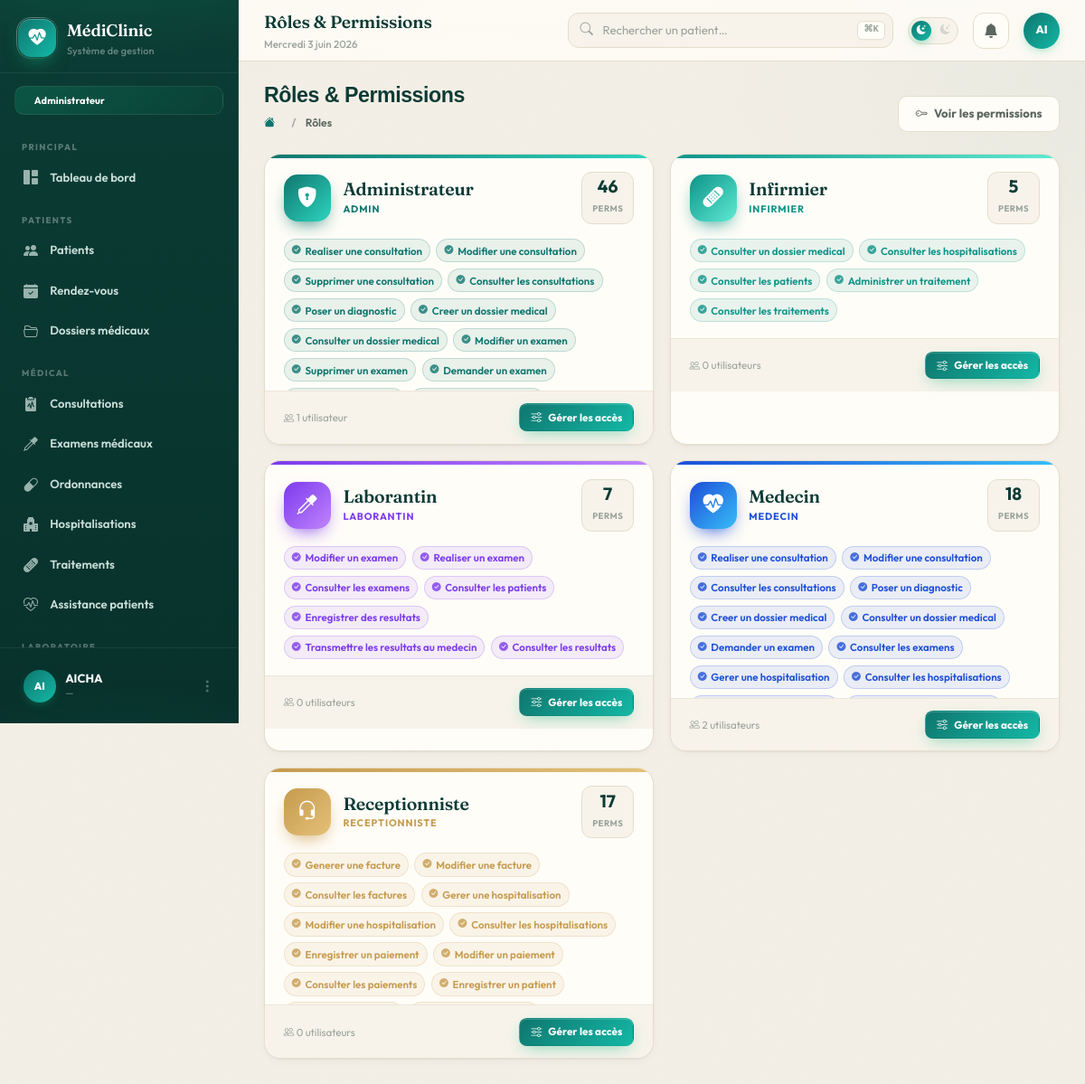
/comptes/roles/ (signed in), run on the app's committed database.
### comptes/models.py (models this page shows, shortened)
class Role(models.Model):
    ROLE_CHOICES = [
        ('admin', 'Administrateur'),
        ('medecin', 'Medecin'),
        ('laborantin', 'Laborantin'),
        ('infirmier', 'Infirmier'),
        ('receptionniste', 'Receptionniste'),
    ]
    code = models.CharField(max_length=30, unique=True, choices=ROLE_CHOICES)
    libelle = models.CharField(max_length=100)
    description = models.TextField(blank=True)
    permissions = models.ManyToManyField(Permission, blank=True, related_name='roles')
    class Meta:
        ordering = ['libelle']

class Permission(models.Model):
    code = models.CharField(max_length=100, unique=True)
    libelle = models.CharField(max_length=200)
    description = models.TextField(blank=True)
    class Meta:
        ordering = ['code']

class Profil(models.Model):
    user = models.OneToOneField(User, on_delete=models.CASCADE, related_name='profil')
    role = models.ForeignKey(Role, on_delete=models.PROTECT, related_name='profils')
    telephone = models.CharField(max_length=20, blank=True)
    adresse = models.TextField(blank=True)
    medecin = models.OneToOneField(
        'personnel.Medecin', on_delete=models.SET_NULL, null=True, blank=True, related_name='profil')
    infirmier = models.OneToOneField(
        'personnel.Infirmier', on_delete=models.SET_NULL, null=True, blank=True, related_name='profil')
    laborantin = models.OneToOneField(
        'personnel.Laborantin', on_delete=models.SET_NULL, null=True, blank=True, related_name='profil')
    receptionniste = models.OneToOneField(
        'personnel.Receptionniste', on_delete=models.SET_NULL, null=True, blank=True, related_name='profil')
    date_creation = models.DateTimeField(auto_now_add=True)

### comptes/views.py (the view)
# urls.py: path('roles/', views.roles_liste, name='roles_liste'),
@admin_required
def roles_liste(request):
    roles = Role.objects.prefetch_related('permissions').all()
    return render(request, 'comptes/roles_liste.html', {'roles': roles})

### comptes/context_processors.py (called while the page is built)
def _user_permissions(request):
    user = request.user
    if not user.is_authenticated:
        return set()
    role = get_role(user)
    if role == 'admin':
        from .models import Permission
        return set(Permission.objects.values_list('code', flat=True))
    try:
        return set(user.profil.role.permissions.values_list('code', flat=True))
    except Exception:
        return set()

def role_context(request):
    role = get_role(request.user) if request.user.is_authenticated else None
    codes = _user_permissions(request)
    return {
        'user_role': role,
        'is_admin': role == 'admin',
        'is_medecin': role == 'medecin',
        'is_laborantin': role == 'laborantin',
        'is_infirmier': role == 'infirmier',
        'is_receptionniste': role == 'receptionniste',
        'user_permissions': codes,
        'perms': _PermLookup(codes),
    }

### templates/comptes/roles_liste.html (shortened to what this page needs)
{% extends 'base.html' %}
{% block page_title %}Rôles & Permissions{% endblock %}
{% block page_heading %}Rôles & Permissions{% endblock %}
{% block breadcrumb %}<li class="breadcrumb-item active">Rôles</li>{% endblock %}
{% block page_actions %}
<a href="{% url 'comptes:permissions_liste' %}" class="btn-c btn-outline-c"><i class="bi bi-key"></i> Voir les permissions</a>
{% endblock %}
{% block content %}
<div class="role-grid">
  {% for r in roles %}
  <div class="role-card"
       style="
       {% if r.code == 'admin' %}--rc:#0f766e;--rc2:#2dd4bf;
       {% elif r.code == 'medecin' %}--rc:#1d4ed8;--rc2:#38bdf8;
       {% elif r.code == 'laborantin' %}--rc:#7c3aed;--rc2:#c084fc;
       {% elif r.code == 'infirmier' %}--rc:#0d9488;--rc2:#5eead4;
       {% elif r.code == 'receptionniste' %}--rc:#c69a4e;--rc2:#e3c178;
       {% else %}--rc:#0f766e;--rc2:#2dd4bf;{% endif %}
       animation-delay:{{ forloop.counter0|add:1 }}0ms">
    <div class="role-hd">
      <div class="role-ico">
        {% if r.code == 'admin' %}<i class="bi bi-shield-lock-fill"></i>
        {% elif r.code == 'medecin' %}<i class="bi bi-heart-pulse-fill"></i>
        {% elif r.code == 'laborantin' %}<i class="bi bi-eyedropper"></i>
        {% elif r.code == 'infirmier' %}<i class="bi bi-bandaid-fill"></i>
        {% elif r.code == 'receptionniste' %}<i class="bi bi-headset"></i>
        {% else %}<i class="bi bi-person-badge-fill"></i>{% endif %}
      </div>
      <div class="role-meta">
        <div class="role-name">{{ r.libelle }}</div>
        <div class="role-code">{{ r.code }}</div>
      </div>
      <div class="role-count">
        <b>{{ r.permissions.all|length }}</b>
        <span>perms</span>
      </div>
    </div>
    <div class="role-perms">
      {% for p in r.permissions.all %}
        <span class="perm-chip"><i class="bi bi-check-circle-fill"></i>{{ p.libelle }}</span>
      {% empty %}
        <span class="perm-empty">Aucune permission attribuée.</span>
      {% endfor %}
    </div>
    <div class="role-foot">
      <small><i class="bi bi-people"></i> {{ r.profils.all|length }} utilisateur{{ r.profils.all|length|pluralize }}</small>
      <a href="{% url 'comptes:role_modifier' r.pk %}" class="btn-c btn-sm-c btn-primary-c"><i class="bi bi-sliders"></i> Gérer les accès</a>
    </div>
  </div>
  {% endfor %}
</div>
{% endblock %}

### templates/base.html (shortened to what this page needs)
{% load static %}
<!DOCTYPE html>
<html lang="fr" data-theme="light" data-role="{{ user_role|default:'admin' }}">
<head>
  <link href="https://cdn.jsdelivr.net/npm/bootstrap@5.3.3/dist/css/bootstrap.min.css" rel="stylesheet">
  <link href="https://cdn.jsdelivr.net/npm/bootstrap-icons@1.11.3/font/bootstrap-icons.min.css" rel="stylesheet">
  <script src="https://cdn.tailwindcss.com"></script>
</head>
<body>
<aside id="sidebar">
  <div class="sb-brand">
    <div class="sb-logo"><i class="bi bi-heart-pulse-fill"></i></div>
    <div>
      <div class="sb-name">MédiClinic</div>
      <div class="sb-sub">Système de gestion</div>
    </div>
  </div>
  {% if is_medecin %}
    <div class="sb-role-badge" style="background:linear-gradient(135deg,rgba(20,184,166,.22),rgba(20,184,166,.05))"><i class="bi bi-clipboard2-pulse-fill" style="color:#5eead4"></i> Médecin</div>
  {% elif is_laborantin %}
    <div class="sb-role-badge" style="background:linear-gradient(135deg,rgba(168,85,247,.22),rgba(168,85,247,.05))"><i class="bi bi-eyedropper-fill" style="color:#c4b5fd"></i> Laborantin</div>
  {% elif is_infirmier %}
    <div class="sb-role-badge" style="background:linear-gradient(135deg,rgba(245,158,11,.22),rgba(245,158,11,.05))"><i class="bi bi-bandaid-fill" style="color:#fbbf24"></i> Infirmier</div>
  {% elif is_receptionniste %}
    <div class="sb-role-badge" style="background:linear-gradient(135deg,rgba(239,68,68,.22),rgba(239,68,68,.05))"><i class="bi bi-telephone-fill" style="color:#fca5a5"></i> Réceptionniste</div>
  {% else %}
    <div class="sb-role-badge" style="background:linear-gradient(135deg,rgba(16,185,129,.22),rgba(16,185,129,.05))"> Administrateur</div>
  {% endif %}
  <nav class="sb-nav">
    <div class="sb-section">Principal</div>
    <a href="{% url 'dashboard' %}" class="sb-link {% block nav_dashboard %}{% endblock %}">
      <i class="bi bi-grid-1x2-fill"></i> Tableau de bord
    </a>
    {% if 'patient.view' in user_permissions or 'rdv.view' in user_permissions or 'dossier.view' in user_permissions %}
    <div class="sb-section">Patients</div>
    {% endif %}
    {% if 'patient.view' in user_permissions %}
    <a href="{% url 'patients:liste' %}" class="sb-link {% block nav_patients %}{% endblock %}">
      <i class="bi bi-people-fill"></i> Patients
    </a>
    {% endif %}
    {% if 'rdv.view' in user_permissions %}
    <a href="{% url 'consultation:rdv_liste' %}" class="sb-link {% block nav_rdv %}{% endblock %}">
      <i class="bi bi-calendar-check-fill"></i> Rendez-vous
    </a>
    {% endif %}
    {% if 'dossier.view' in user_permissions %}
    <a href="{% url 'consultation:dossiers' %}" class="sb-link {% block nav_dossiers %}{% endblock %}">
      <i class="bi bi-folder2-open"></i> Dossiers médicaux
    </a>
    {% endif %}
    {% if 'consultation.view' in user_permissions or 'examen.view' in user_permissions or 'ordonnance.view' in user_permissions or 'hospitalisation.view' in user_permissions or 'traitement.view' in user_permissions %}
    <div class="sb-section">Médical</div>
    {% endif %}
    {% if 'consultation.view' in user_permissions %}
    <a href="{% url 'consultation:liste' %}" class="sb-link {% block nav_consultations %}{% endblock %}">
      <i class="bi bi-clipboard2-pulse-fill"></i> Consultations
    </a>
    {% endif %}
    {% if 'examen.view' in user_permissions %}
    <a href="{% url 'consultation:examens' %}" class="sb-link {% block nav_examens %}{% endblock %}">
      <i class="bi bi-eyedropper"></i> Examens médicaux
    </a>
    {% endif %}
    {% if 'ordonnance.view' in user_permissions %}
    <a href="{% url 'consultation:ordonnances' %}" class="sb-link {% block nav_ordonnances %}{% endblock %}">
      <i class="bi bi-capsule"></i> Ordonnances
    </a>
    {% endif %}
    {% if 'hospitalisation.view' in user_permissions %}
    <a href="{% url 'consultation:hospitalisations' %}" class="sb-link {% block nav_hospit %}{% endblock %}">
      <i class="bi bi-hospital-fill"></i> Hospitalisations
    </a>
    {% endif %}
    {% if 'traitement.view' in user_permissions %}
    <a href="{% url 'consultation:traitements' %}" class="sb-link {% block nav_traitements %}{% endblock %}">
      <i class="bi bi-bandaid-fill"></i> Traitements
    </a>
    {% endif %}
    {% if 'traitement.administrer' in user_permissions %}
    <a href="{% url 'consultation:assistances' %}" class="sb-link">
      <i class="bi bi-heart-pulse"></i> Assistance patients
    </a>
    {% endif %}
    {% if 'resultat.view' in user_permissions %}
    <div class="sb-section">Laboratoire</div>
    {% endif %}
  </nav>
  <div class="sb-footer">
    <div class="dropdown">
      <div class="sb-user" data-bs-toggle="dropdown">
        <div class="sb-av">{{ request.user.username|slice:":2"|upper }}</div>
        <div style="min-width:0;flex:1">
          <div class="sb-uname text-truncate">{{ request.user.get_full_name|default:request.user.username }}</div>
          <div class="sb-urole text-truncate">{{ request.user.email|default:'—' }}</div>
        </div>
        <i class="bi bi-three-dots-vertical" style="color:rgba(255,255,255,.3)"></i>
      </div>
    </div>
  </div>
</aside>
<div id="main">
  <div class="topbar">
    <div class="me-auto" style="min-width:0">
      <div class="tb-title text-truncate">{% block page_title %}{% endblock %}</div>
      <div class="tb-date" id="tbDate"></div>
    </div>
    <div class="tb-search d-none d-md-block">
      <form action="{% url 'patients:liste' %}" method="get" style="margin:0">
        <input type="text" name="q" placeholder="Rechercher un patient…" value="{{ request.GET.q }}">
      </form>
      <kbd>⌘K</kbd>
    </div>
    <div class="theme-toggle" onclick="toggleTheme()" title="Mode sombre / jour">
      <i class="bi bi-sun-fill t-sun"></i>
      <i class="bi bi-moon-stars-fill t-moon"></i>
      <div class="t-knob"><i class="bi bi-moon-stars-fill"></i></div>
    </div>
    <div class="dropdown">
      <div class="tb-btn" data-bs-toggle="dropdown" role="button">
        <i class="bi bi-bell-fill"></i>
      </div>
    </div>
    <div class="dropdown">
      <div class="sb-av" style="cursor:pointer;width:40px;height:40px;font-size:.78rem" data-bs-toggle="dropdown" role="button">
        {{ request.user.username|slice:":2"|upper }}
      </div>
    </div>
  </div>
  <div class="content">
    <div class="page-hdr">
      <div>
        <div class="page-hdr-title">{% block page_heading %}{% endblock %}</div>
        <nav aria-label="breadcrumb">
          <ol class="breadcrumb mt-2">
            <li class="breadcrumb-item"><a href="{% url 'dashboard' %}"><i class="bi bi-house-fill"></i></a></li>
            {% block breadcrumb %}{% endblock %}
          </ol>
        </nav>
      </div>
      <div class="d-flex gap-2 flex-wrap">{% block page_actions %}{% endblock %}</div>
    </div>
    {% block content %}{% endblock %}
  </div>
</div>
</body>
</html>

### templates/comptes/roles_liste.html (style rules this page uses)
.role-grid { display: grid; grid-template-columns: repeat(auto-fill, minmax(420px, 1fr)); gap: 1.1rem; }
.role-card { position: relative; background: var(--card-bg); border: 1px solid var(--card-border); border-radius: 1.15rem; overflow: hidden; box-shadow: var(--shadow-sm); transition: transform .28s ease, box-shadow .28s ease, border-color .28s ease; animation: fadeUp .5s ease both; }
.role-card::before { content: ''; position: absolute; inset: 0 0 auto 0; height: 4px; background: linear-gradient(90deg, var(--rc, var(--primary)), var(--rc2, var(--accent))); }
.role-hd { display: flex; align-items: center; gap: .85rem; padding: 1.2rem 1.3rem 1rem; }
.role-ico { width: 52px; height: 52px; border-radius: .95rem; flex-shrink: 0; display: inline-flex; align-items: center; justify-content: center; font-size: 1.4rem; color: #fff; background: linear-gradient(135deg, var(--rc, var(--primary)), var(--rc2, var(--accent))); box-shadow: 0 8px 20px -8px var(--rc, var(--primary)); }
.role-meta { flex: 1; min-width: 0; }
.role-name { font-family: 'Fraunces', serif; font-weight: 600; font-size: 1.22rem; color: var(--text-primary); line-height: 1.15; letter-spacing: -.01em; }
.role-code { font-size: .68rem; font-weight: 700; letter-spacing: .08em; text-transform: uppercase; color: var(--rc, var(--primary)); margin-top: .15rem; }
.role-count { flex-shrink: 0; text-align: center; padding: .4rem .7rem; border-radius: .7rem; background: var(--input-bg); border: 1px solid var(--card-border); }
.role-count b { font-family: 'Outfit', sans-serif; font-size: 1.2rem; font-weight: 700; color: var(--text-primary); display: block; line-height: 1; }
.role-count span { font-size: .6rem; font-weight: 700; text-transform: uppercase; letter-spacing: .05em; color: var(--text-muted); }
.role-perms { padding: 0 1.3rem 1.1rem; display: flex; flex-wrap: wrap; gap: .4rem; max-height: 168px; overflow-y: auto; }
.perm-chip { display: inline-flex; align-items: center; gap: .3rem; font-size: .72rem; font-weight: 600; padding: .32em .7em; border-radius: 999px; background: color-mix(in srgb, var(--rc, var(--primary)) 9%, transparent); color: var(--rc, var(--primary)); border: 1px solid color-mix(in srgb, var(--rc, var(--primary)) 20%, transparent); white-space: nowrap; }
.perm-chip i { font-size: .62rem; opacity: .8; }
.role-foot { display: flex; align-items: center; justify-content: space-between; padding: .85rem 1.3rem; border-top: 1px solid var(--card-border-2); background: var(--input-bg); }
.role-foot small { font-size: .72rem; color: var(--text-muted); }

### data on the page
Role: libelle "Administrateur", code "ADMIN", permissions.all|length "46", profils.all|length "1"
Permission: libelle "Realiser une consultation"
Permission: libelle "Modifier une consultation"
Permission: libelle "Supprimer une consultation"
Permission: libelle "Consulter les consultations"
Permission: libelle "Poser un diagnostic"
Permission: libelle "Creer un dossier medical"
Permission: libelle "Consulter un dossier medical"
Permission: libelle "Modifier un examen"
Permission: libelle "Supprimer un examen"
Permission: libelle "Demander un examen"
Role: libelle "Infirmier", code "INFIRMIER", permissions.all|length "5", profils.all|length "0"
Permission: libelle "Consulter les hospitalisations"
Permission: libelle "Consulter les patients"
Permission: libelle "Administrer un traitement"
Permission: libelle "Consulter les traitements"
Role: libelle "Laborantin", code "LABORANTIN", permissions.all|length "7", profils.all|length "0"
Permission: libelle "Realiser un examen"
Permission: libelle "Consulter les examens"
Permission: libelle "Enregistrer des resultats"
Permission: libelle "Transmettre les resultats au medecin"
Permission: libelle "Consulter les resultats"
Role: libelle "Medecin", code "MEDECIN", permissions.all|length "18", profils.all|length "2"
Permission: libelle "Gerer une hospitalisation"
Role: libelle "Receptionniste", code "RECEPTIONNISTE", permissions.all|length "17", profils.all|length "0"
Permission: libelle "Generer une facture"
Permission: libelle "Modifier une facture"
Permission: libelle "Consulter les factures"
Permission: libelle "Modifier une hospitalisation"
Permission: libelle "Enregistrer un paiement"
Permission: libelle "Modifier un paiement"
Permission: libelle "Consulter les paiements"
Permission: libelle "Enregistrer un patient"

### other printed values
{{ request.user.username|slice:":2"|upper }} "AI"
{{ request.user.get_full_name|default:request.user.username }} "AICHA"
{{ request.user.email|default:'—' }} "—"
